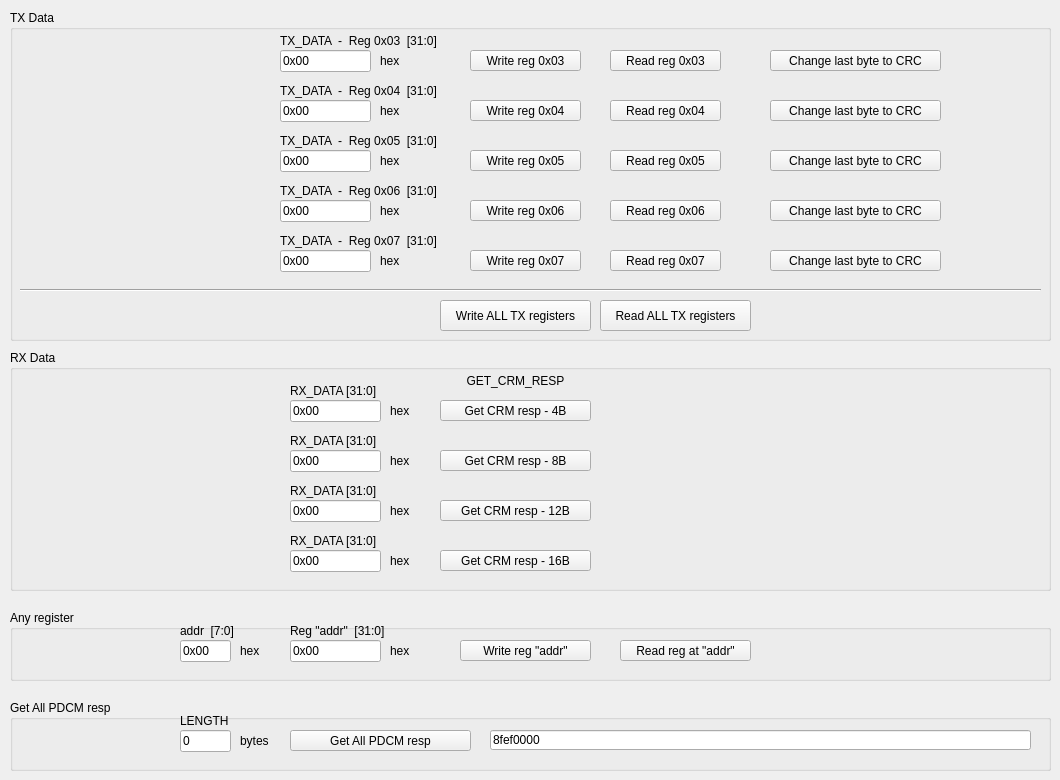
   <widget class="QWidget" name="tab_2">
    <attribute name="title">
     <string>TX and RX data</string>
    </attribute>
    <widget class="QGroupBox" name="groupBox_6">
     <property name="geometry">
      <rect>
       <x>10</x>
       <y>350</y>
       <width>1041</width>
       <height>241</height>
      </rect>
     </property>
     <property name="title">
      <string>RX Data</string>
     </property>
     <property name="checkable">
      <bool>false</bool>
     </property>
     <widget class="CustomControls::PushButton" name="pushButton_37">
      <property name="geometry">
       <rect>
        <x>430</x>
        <y>50</y>
        <width>151</width>
        <height>21</height>
       </rect>
      </property>
      <property name="accessibleName">
       <string>GetCRMResp(MREGX20)</string>
      </property>
      <property name="text">
       <string>Get CRM resp - 4B</string>
      </property>
     </widget>
     <widget class="QLabel" name="label_114">
      <property name="geometry">
       <rect>
        <x>380</x>
        <y>50</y>
        <width>51</width>
        <height>21</height>
       </rect>
      </property>
      <property name="text">
       <string>hex</string>
      </property>
     </widget>
     <widget class="QLabel" name="label_115">
      <property name="geometry">
       <rect>
        <x>280</x>
        <y>30</y>
        <width>171</width>
        <height>21</height>
       </rect>
      </property>
      <property name="text">
       <string>RX_DATA [31:0]</string>
      </property>
     </widget>
     <widget class="CustomControls::LineEdit" name="lineEdit_55">
      <property name="geometry">
       <rect>
        <x>280</x>
        <y>50</y>
        <width>91</width>
        <height>22</height>
       </rect>
      </property>
      <property name="accessibleName">
       <string>MREGX20[DATA]</string>
      </property>
      <property name="text">
       <string>0x00</string>
      </property>
     </widget>
     <widget class="QLabel" name="label_116">
      <property name="geometry">
       <rect>
        <x>380</x>
        <y>100</y>
        <width>51</width>
        <height>21</height>
       </rect>
      </property>
      <property name="text">
       <string>hex</string>
      </property>
     </widget>
     <widget class="QLabel" name="label_117">
      <property name="geometry">
       <rect>
        <x>280</x>
        <y>80</y>
        <width>231</width>
        <height>21</height>
       </rect>
      </property>
      <property name="text">
       <string>RX_DATA [31:0]</string>
      </property>
     </widget>
     <widget class="CustomControls::LineEdit" name="lineEdit_56">
      <property name="geometry">
       <rect>
        <x>280</x>
        <y>100</y>
        <width>91</width>
        <height>22</height>
       </rect>
      </property>
      <property name="accessibleName">
       <string>MREGX21[DATA]</string>
      </property>
      <property name="text">
       <string>0x00</string>
      </property>
     </widget>
     <widget class="QLabel" name="label_118">
      <property name="geometry">
       <rect>
        <x>380</x>
        <y>150</y>
        <width>51</width>
        <height>21</height>
       </rect>
      </property>
      <property name="text">
       <string>hex</string>
      </property>
     </widget>
     <widget class="QLabel" name="label_119">
      <property name="geometry">
       <rect>
        <x>280</x>
        <y>130</y>
        <width>231</width>
        <height>21</height>
       </rect>
      </property>
      <property name="text">
       <string>RX_DATA [31:0]</string>
      </property>
     </widget>
     <widget class="CustomControls::LineEdit" name="lineEdit_57">
      <property name="geometry">
       <rect>
        <x>280</x>
        <y>150</y>
        <width>91</width>
        <height>22</height>
       </rect>
      </property>
      <property name="accessibleName">
       <string>MREGX22[DATA]</string>
      </property>
      <property name="text">
       <string>0x00</string>
      </property>
     </widget>
     <widget class="QLabel" name="label_121">
      <property name="geometry">
       <rect>
        <x>380</x>
        <y>200</y>
        <width>51</width>
        <height>21</height>
       </rect>
      </property>
      <property name="text">
       <string>hex</string>
      </property>
     </widget>
     <widget class="QLabel" name="label_122">
      <property name="geometry">
       <rect>
        <x>280</x>
        <y>180</y>
        <width>241</width>
        <height>21</height>
       </rect>
      </property>
      <property name="text">
       <string>RX_DATA [31:0]</string>
      </property>
     </widget>
     <widget class="CustomControls::LineEdit" name="lineEdit_58">
      <property name="geometry">
       <rect>
        <x>280</x>
        <y>200</y>
        <width>91</width>
        <height>22</height>
       </rect>
      </property>
      <property name="accessibleName">
       <string>MREGX23[DATA]</string>
      </property>
      <property name="text">
       <string>0x00</string>
      </property>
     </widget>
     <widget class="CustomControls::PushButton" name="pushButton_41">
      <property name="geometry">
       <rect>
        <x>430</x>
        <y>100</y>
        <width>151</width>
        <height>21</height>
       </rect>
      </property>
      <property name="accessibleName">
       <string>GetCRMResp(MREGX20-MREGX21)</string>
      </property>
      <property name="text">
       <string>Get CRM resp - 8B</string>
      </property>
     </widget>
     <widget class="CustomControls::PushButton" name="pushButton_43">
      <property name="geometry">
       <rect>
        <x>430</x>
        <y>150</y>
        <width>151</width>
        <height>21</height>
       </rect>
      </property>
      <property name="accessibleName">
       <string>GetCRMResp(MREGX20-MREGX22)</string>
      </property>
      <property name="text">
       <string>Get CRM resp - 12B</string>
      </property>
     </widget>
     <widget class="CustomControls::PushButton" name="pushButton_44">
      <property name="geometry">
       <rect>
        <x>430</x>
        <y>200</y>
        <width>151</width>
        <height>21</height>
       </rect>
      </property>
      <property name="accessibleName">
       <string>GetCRMResp(MREGX20-MREGX23)</string>
      </property>
      <property name="text">
       <string>Get CRM resp - 16B</string>
      </property>
     </widget>
     <widget class="QLabel" name="label_124">
      <property name="geometry">
       <rect>
        <x>430</x>
        <y>20</y>
        <width>151</width>
        <height>21</height>
       </rect>
      </property>
      <property name="text">
       <string>GET_CRM_RESP</string>
      </property>
      <property name="alignment">
       <set>Qt::AlignCenter</set>
      </property>
     </widget>
    </widget>
    <widget class="QGroupBox" name="groupBox_2">
     <property name="geometry">
      <rect>
       <x>10</x>
       <y>610</y>
       <width>1041</width>
       <height>71</height>
      </rect>
     </property>
     <property name="title">
      <string>Any register</string>
     </property>
     <widget class="QLabel" name="label_125">
      <property name="geometry">
       <rect>
        <x>380</x>
        <y>30</y>
        <width>51</width>
        <height>21</height>
       </rect>
      </property>
      <property name="text">
       <string>hex</string>
      </property>
     </widget>
     <widget class="QLabel" name="label_126">
      <property name="geometry">
       <rect>
        <x>280</x>
        <y>10</y>
        <width>181</width>
        <height>21</height>
       </rect>
      </property>
      <property name="text">
       <string>Reg &quot;addr&quot;  [31:0]</string>
      </property>
     </widget>
     <widget class="CustomControls::LineEdit" name="lineEdit_59">
      <property name="geometry">
       <rect>
        <x>280</x>
        <y>30</y>
        <width>91</width>
        <height>22</height>
       </rect>
      </property>
      <property name="accessibleName">
       <string>REGADDR[DATA]</string>
      </property>
      <property name="text">
       <string>0x00</string>
      </property>
     </widget>
     <widget class="CustomControls::PushButton" name="pushButton_49">
      <property name="geometry">
       <rect>
        <x>610</x>
        <y>30</y>
        <width>131</width>
        <height>21</height>
       </rect>
      </property>
      <property name="accessibleName">
       <string>ReadREGX(ADDR)</string>
      </property>
      <property name="text">
       <string>Read reg at &quot;addr&quot;</string>
      </property>
     </widget>
     <widget class="CustomControls::PushButton" name="pushButton_50">
      <property name="geometry">
       <rect>
        <x>450</x>
        <y>30</y>
        <width>131</width>
        <height>21</height>
       </rect>
      </property>
      <property name="accessibleName">
       <string>WriteREGX(ADDR)</string>
      </property>
      <property name="text">
       <string>Write reg &quot;addr&quot;</string>
      </property>
     </widget>
     <widget class="CustomControls::LineEdit" name="lineEdit_60">
      <property name="geometry">
       <rect>
        <x>170</x>
        <y>30</y>
        <width>51</width>
        <height>22</height>
       </rect>
      </property>
      <property name="accessibleName">
       <string>ADDR</string>
      </property>
      <property name="text">
       <string>0x00</string>
      </property>
     </widget>
     <widget class="QLabel" name="label_127">
      <property name="geometry">
       <rect>
        <x>170</x>
        <y>10</y>
        <width>81</width>
        <height>21</height>
       </rect>
      </property>
      <property name="text">
       <string>addr  [7:0]</string>
      </property>
     </widget>
     <widget class="QLabel" name="label_128">
      <property name="geometry">
       <rect>
        <x>230</x>
        <y>30</y>
        <width>51</width>
        <height>21</height>
       </rect>
      </property>
      <property name="text">
       <string>hex</string>
      </property>
     </widget>
    </widget>
    <widget class="QGroupBox" name="groupBox_3">
     <property name="geometry">
      <rect>
       <x>10</x>
       <y>700</y>
       <width>1041</width>
       <height>71</height>
      </rect>
     </property>
     <property name="title">
      <string>Get All PDCM resp</string>
     </property>
     <widget class="QLabel" name="label_129">
      <property name="geometry">
       <rect>
        <x>170</x>
        <y>10</y>
        <width>151</width>
        <height>21</height>
       </rect>
      </property>
      <property name="text">
       <string>LENGTH</string>
      </property>
     </widget>
     <widget class="CustomControls::LineEdit" name="lineEdit_61">
      <property name="geometry">
       <rect>
        <x>170</x>
        <y>30</y>
        <width>51</width>
        <height>22</height>
       </rect>
      </property>
      <property name="accessibleName">
       <string>SLOT_LENGTH_ALL</string>
      </property>
      <property name="text">
       <string>0</string>
      </property>
     </widget>
     <widget class="CustomControls::PushButton" name="pushButton_52">
      <property name="geometry">
       <rect>
        <x>280</x>
        <y>30</y>
        <width>181</width>
        <height>21</height>
       </rect>
      </property>
      <property name="accessibleName">
       <string>GetAllPDCMresp()</string>
      </property>
      <property name="text">
       <string>Get All PDCM resp</string>
      </property>
     </widget>
     <widget class="QLineEdit" name="lineEditAllPDCMresp">
      <property name="geometry">
       <rect>
        <x>480</x>
        <y>30</y>
        <width>541</width>
        <height>20</height>
       </rect>
      </property>
      <property name="minimumSize">
       <size>
        <width>150</width>
        <height>0</height>
       </size>
      </property>
      <property name="accessibleName">
       <string/>
      </property>
      <property name="inputMask">
       <string/>
      </property>
      <property name="text">
       <string>8fef0000</string>
      </property>
      <property name="maxLength">
       <number>32767</number>
      </property>
     </widget>
     <widget class="QLabel" name="label_131">
      <property name="geometry">
       <rect>
        <x>230</x>
        <y>30</y>
        <width>51</width>
        <height>21</height>
       </rect>
      </property>
      <property name="text">
       <string>bytes</string>
      </property>
     </widget>
    </widget>
    <widget class="QGroupBox" name="groupBox_5">
     <property name="geometry">
      <rect>
       <x>10</x>
       <y>10</y>
       <width>1041</width>
       <height>331</height>
      </rect>
     </property>
     <property name="title">
      <string>TX Data</string>
     </property>
     <property name="checkable">
      <bool>false</bool>
     </property>
     <widget class="CustomControls::PushButton" name="pushButton_27">
      <property name="geometry">
       <rect>
        <x>600</x>
        <y>140</y>
        <width>111</width>
        <height>21</height>
       </rect>
      </property>
      <property name="accessibleName">
       <string>ReadREGX(MREGX05)</string>
      </property>
      <property name="text">
       <string>Read reg 0x05</string>
      </property>
     </widget>
     <widget class="CustomControls::PushButton" name="pushButton_28">
      <property name="geometry">
       <rect>
        <x>460</x>
        <y>140</y>
        <width>111</width>
        <height>21</height>
       </rect>
      </property>
      <property name="accessibleName">
       <string>WriteREGX(MREGX05)</string>
      </property>
      <property name="text">
       <string>Write reg 0x05</string>
      </property>
     </widget>
     <widget class="CustomControls::LineEdit" name="lineEdit_63">
      <property name="geometry">
       <rect>
        <x>270</x>
        <y>90</y>
        <width>91</width>
        <height>22</height>
       </rect>
      </property>
      <property name="accessibleName">
       <string>MREGX04[DATA]</string>
      </property>
      <property name="text">
       <string>0x00</string>
      </property>
     </widget>
     <widget class="CustomControls::PushButton" name="pushButton_29">
      <property name="geometry">
       <rect>
        <x>600</x>
        <y>40</y>
        <width>111</width>
        <height>21</height>
       </rect>
      </property>
      <property name="accessibleName">
       <string>ReadREGX(MREGX03)</string>
      </property>
      <property name="text">
       <string>Read reg 0x03</string>
      </property>
     </widget>
     <widget class="QLabel" name="label_91">
      <property name="geometry">
       <rect>
        <x>370</x>
        <y>40</y>
        <width>51</width>
        <height>21</height>
       </rect>
      </property>
      <property name="text">
       <string>hex</string>
      </property>
     </widget>
     <widget class="CustomControls::PushButton" name="pushButton_30">
      <property name="geometry">
       <rect>
        <x>460</x>
        <y>40</y>
        <width>111</width>
        <height>21</height>
       </rect>
      </property>
      <property name="accessibleName">
       <string>WriteREGX(MREGX03)</string>
      </property>
      <property name="text">
       <string>Write reg 0x03</string>
      </property>
     </widget>
     <widget class="QLabel" name="label_94">
      <property name="geometry">
       <rect>
        <x>370</x>
        <y>90</y>
        <width>51</width>
        <height>21</height>
       </rect>
      </property>
      <property name="text">
       <string>hex</string>
      </property>
     </widget>
     <widget class="QLabel" name="label_95">
      <property name="geometry">
       <rect>
        <x>270</x>
        <y>20</y>
        <width>241</width>
        <height>21</height>
       </rect>
      </property>
      <property name="text">
       <string>TX_DATA  -  Reg 0x03  [31:0]</string>
      </property>
     </widget>
     <widget class="QLabel" name="label_133">
      <property name="geometry">
       <rect>
        <x>270</x>
        <y>70</y>
        <width>251</width>
        <height>21</height>
       </rect>
      </property>
      <property name="text">
       <string>TX_DATA  -  Reg 0x04  [31:0]</string>
      </property>
     </widget>
     <widget class="CustomControls::LineEdit" name="lineEdit_64">
      <property name="geometry">
       <rect>
        <x>270</x>
        <y>140</y>
        <width>91</width>
        <height>22</height>
       </rect>
      </property>
      <property name="accessibleName">
       <string>MREGX05[DATA]</string>
      </property>
      <property name="text">
       <string>0x00</string>
      </property>
     </widget>
     <widget class="CustomControls::LineEdit" name="lineEdit_65">
      <property name="geometry">
       <rect>
        <x>270</x>
        <y>40</y>
        <width>91</width>
        <height>22</height>
       </rect>
      </property>
      <property name="accessibleName">
       <string>MREGX03[DATA]</string>
      </property>
      <property name="text">
       <string>0x00</string>
      </property>
     </widget>
     <widget class="QLabel" name="label_136">
      <property name="geometry">
       <rect>
        <x>270</x>
        <y>120</y>
        <width>241</width>
        <height>21</height>
       </rect>
      </property>
      <property name="text">
       <string>TX_DATA  -  Reg 0x05  [31:0]</string>
      </property>
     </widget>
     <widget class="Line" name="line_9">
      <property name="geometry">
       <rect>
        <x>10</x>
        <y>270</y>
        <width>1021</width>
        <height>21</height>
       </rect>
      </property>
      <property name="orientation">
       <enum>Qt::Horizontal</enum>
      </property>
     </widget>
     <widget class="CustomControls::PushButton" name="pushButton_31">
      <property name="geometry">
       <rect>
        <x>460</x>
        <y>90</y>
        <width>111</width>
        <height>21</height>
       </rect>
      </property>
      <property name="accessibleName">
       <string>WriteREGX(MREGX04)</string>
      </property>
      <property name="text">
       <string>Write reg 0x04</string>
      </property>
     </widget>
     <widget class="QLabel" name="label_137">
      <property name="geometry">
       <rect>
        <x>370</x>
        <y>240</y>
        <width>51</width>
        <height>21</height>
       </rect>
      </property>
      <property name="text">
       <string>hex</string>
      </property>
     </widget>
     <widget class="QLabel" name="label_138">
      <property name="geometry">
       <rect>
        <x>270</x>
        <y>220</y>
        <width>251</width>
        <height>21</height>
       </rect>
      </property>
      <property name="text">
       <string>TX_DATA  -  Reg 0x07  [31:0]</string>
      </property>
     </widget>
     <widget class="CustomControls::LineEdit" name="lineEdit_66">
      <property name="geometry">
       <rect>
        <x>270</x>
        <y>190</y>
        <width>91</width>
        <height>22</height>
       </rect>
      </property>
      <property name="accessibleName">
       <string>MREGX06[DATA]</string>
      </property>
      <property name="text">
       <string>0x00</string>
      </property>
     </widget>
     <widget class="QLabel" name="label_139">
      <property name="geometry">
       <rect>
        <x>370</x>
        <y>190</y>
        <width>51</width>
        <height>21</height>
       </rect>
      </property>
      <property name="text">
       <string>hex</string>
      </property>
     </widget>
     <widget class="QLabel" name="label_140">
      <property name="geometry">
       <rect>
        <x>270</x>
        <y>170</y>
        <width>271</width>
        <height>21</height>
       </rect>
      </property>
      <property name="text">
       <string>TX_DATA  -  Reg 0x06  [31:0]</string>
      </property>
     </widget>
     <widget class="CustomControls::LineEdit" name="lineEdit_67">
      <property name="geometry">
       <rect>
        <x>270</x>
        <y>240</y>
        <width>91</width>
        <height>22</height>
       </rect>
      </property>
      <property name="accessibleName">
       <string>MREGX07[DATA]</string>
      </property>
      <property name="text">
       <string>0x00</string>
      </property>
     </widget>
     <widget class="CustomControls::PushButton" name="pushButton_32">
      <property name="geometry">
       <rect>
        <x>600</x>
        <y>90</y>
        <width>111</width>
        <height>21</height>
       </rect>
      </property>
      <property name="accessibleName">
       <string>ReadREGX(MREGX04)</string>
      </property>
      <property name="text">
       <string>Read reg 0x04</string>
      </property>
     </widget>
     <widget class="CustomControls::PushButton" name="pushButton_33">
      <property name="geometry">
       <rect>
        <x>430</x>
        <y>290</y>
        <width>151</width>
        <height>31</height>
       </rect>
      </property>
      <property name="accessibleName">
       <string>WriteTX()</string>
      </property>
      <property name="text">
       <string>Write ALL TX registers</string>
      </property>
     </widget>
     <widget class="CustomControls::PushButton" name="pushButton_34">
      <property name="geometry">
       <rect>
        <x>590</x>
        <y>290</y>
        <width>151</width>
        <height>31</height>
       </rect>
      </property>
      <property name="accessibleName">
       <string>ReadTX()</string>
      </property>
      <property name="text">
       <string>Read ALL TX registers</string>
      </property>
     </widget>
     <widget class="QLabel" name="label_141">
      <property name="geometry">
       <rect>
        <x>370</x>
        <y>140</y>
        <width>51</width>
        <height>21</height>
       </rect>
      </property>
      <property name="text">
       <string>hex</string>
      </property>
     </widget>
     <widget class="CustomControls::PushButton" name="pushButton_35">
      <property name="geometry">
       <rect>
        <x>460</x>
        <y>190</y>
        <width>111</width>
        <height>21</height>
       </rect>
      </property>
      <property name="accessibleName">
       <string>WriteREGX(MREGX06)</string>
      </property>
      <property name="text">
       <string>Write reg 0x06</string>
      </property>
     </widget>
     <widget class="CustomControls::PushButton" name="pushButton_36">
      <property name="geometry">
       <rect>
        <x>460</x>
        <y>240</y>
        <width>111</width>
        <height>21</height>
       </rect>
      </property>
      <property name="accessibleName">
       <string>WriteREGX(MREGX07)</string>
      </property>
      <property name="text">
       <string>Write reg 0x07</string>
      </property>
     </widget>
     <widget class="CustomControls::PushButton" name="pushButton_38">
      <property name="geometry">
       <rect>
        <x>600</x>
        <y>190</y>
        <width>111</width>
        <height>21</height>
       </rect>
      </property>
      <property name="accessibleName">
       <string>ReadREGX(MREGX06)</string>
      </property>
      <property name="text">
       <string>Read reg 0x06</string>
      </property>
     </widget>
     <widget class="CustomControls::PushButton" name="pushButton_39">
      <property name="geometry">
       <rect>
        <x>600</x>
        <y>240</y>
        <width>111</width>
        <height>21</height>
       </rect>
      </property>
      <property name="accessibleName">
       <string>ReadREGX(MREGX07)</string>
      </property>
      <property name="text">
       <string>Read reg 0x07</string>
      </property>
     </widget>
     <widget class="CustomControls::PushButton" name="pushButton_40">
      <property name="geometry">
       <rect>
        <x>760</x>
        <y>40</y>
        <width>171</width>
        <height>21</height>
       </rect>
      </property>
      <property name="accessibleName">
       <string>AddCRC(MREGX03)</string>
      </property>
      <property name="text">
       <string>Change last byte to CRC</string>
      </property>
     </widget>
     <widget class="CustomControls::PushButton" name="pushButton_54">
      <property name="geometry">
       <rect>
        <x>760</x>
        <y>90</y>
        <width>171</width>
        <height>21</height>
       </rect>
      </property>
      <property name="accessibleName">
       <string>AddCRC(MREGX04)</string>
      </property>
      <property name="text">
       <string>Change last byte to CRC</string>
      </property>
     </widget>
     <widget class="CustomControls::PushButton" name="pushButton_55">
      <property name="geometry">
       <rect>
        <x>760</x>
        <y>140</y>
        <width>171</width>
        <height>21</height>
       </rect>
      </property>
      <property name="accessibleName">
       <string>AddCRC(MREGX05)</string>
      </property>
      <property name="text">
       <string>Change last byte to CRC</string>
      </property>
     </widget>
     <widget class="CustomControls::PushButton" name="pushButton_56">
      <property name="geometry">
       <rect>
        <x>760</x>
        <y>190</y>
        <width>171</width>
        <height>21</height>
       </rect>
      </property>
      <property name="accessibleName">
       <string>AddCRC(MREGX06)</string>
      </property>
      <property name="text">
       <string>Change last byte to CRC</string>
      </property>
     </widget>
     <widget class="CustomControls::PushButton" name="pushButton_57">
      <property name="geometry">
       <rect>
        <x>760</x>
        <y>240</y>
        <width>171</width>
        <height>21</height>
       </rect>
      </property>
      <property name="accessibleName">
       <string>AddCRC(MREGX07)</string>
      </property>
      <property name="text">
       <string>Change last byte to CRC</string>
      </property>
     </widget>
    </widget>
   </widget>
